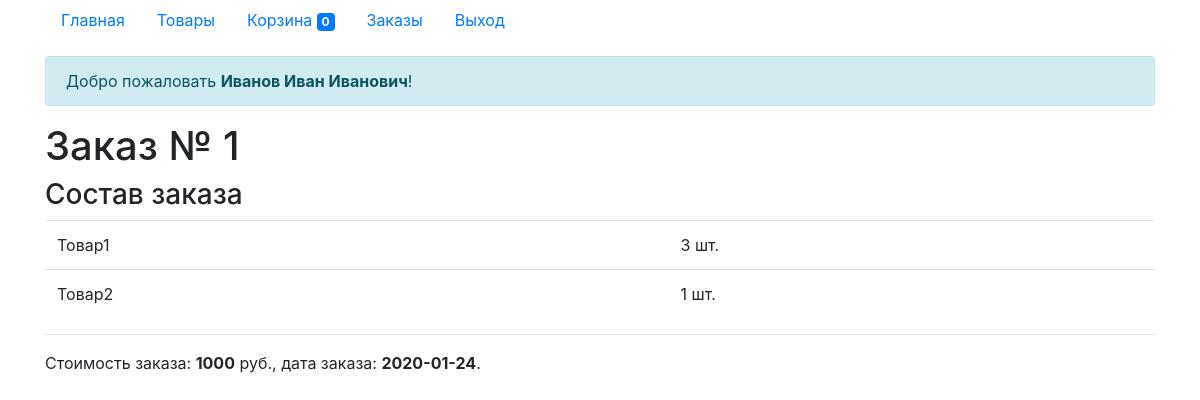
The page /?c=orders&a=one&id=1 (signed in) on the database its author committed.
### tables this page shows
CREATE TABLE `orders` (
  `id` int(11) NOT NULL AUTO_INCREMENT,
  `user_id` int(11) NOT NULL,
  `price` varchar(7) NOT NULL,
  `date` date NOT NULL,
  PRIMARY KEY (id)
);

CREATE TABLE `order_goods` (
  `id` int(11) NOT NULL AUTO_INCREMENT,
  `order_id` int(11) NOT NULL,
  `good_id` int(11) NOT NULL,
  `count` int(11) unsigned NOT NULL default 1,
  PRIMARY KEY (id)
);

CREATE TABLE `goods` (
  `id` int(11) NOT NULL AUTO_INCREMENT,
  `name` varchar(250) NOT NULL,
  `info` text NOT NULL,
  `img` varchar(40) NOT NULL,
  `price` varchar(7) NOT NULL,
  `count` int(11) unsigned NOT NULL default 1,
  PRIMARY KEY (id)
);

### engine/lib.php (called while the page is built, shortened)
<?php
function getContent()
{
    $action = 'index';
    if (!empty($_GET['a'])) {
        $action = $_GET['a'];
    }
    $actionName = $action . 'Action';
    return $actionName();
}
function getConnect()
{
    static $link;
    if (empty($link)) {
        $link = mysqli_connect('127.0.0.1', 'homestead', 'secret', 'homestead');
        mysqli_query($link, 'set names utf8');
    }
    return $link;
}
function getId()
{
    if (!empty($_GET['id'])) {
        return (int) $_GET['id'];
    }
    return 0;
}
function renderView($viewPath, $data = [])
{
    extract($data);
    include $viewPath;
    return ob_get_clean();
}

### engine/controllers/orders.php (called while the page is built, shortened)
<?php
function oneAction()
{
    $id = getId();
    $sql = "select orders.id, orders.price, orders.date from orders where orders.id = {$id}";
    $result = mysqli_query(getConnect(), $sql);
    $order = mysqli_fetch_assoc($result);
    $sql = "select order_goods.count, goods.name from order_goods, goods where order_goods.good_id = goods.id and order_goods.order_id = {$id}";
    $result = mysqli_query(getConnect(), $sql);
    $orderGoods = mysqli_fetch_all($result, MYSQLI_ASSOC);
    return renderView('views/orders/one.php', ['order' => $order, 'orderGoods' => $orderGoods]);
}

### engine/views/orders/one.php (the view)
<h1>Заказ № <?= $order['id']; ?></h1>
<h3>Состав заказа</h3>
<table class="table table-hover">
    <tbody>
    <?php foreach ($orderGoods as $orderGood): ?>
        <tr>
            <td><?= $orderGood['name']; ?></td>
            <td><?= $orderGood['count']; ?> шт.</td>
        </tr>
    <?php endforeach; ?>
    </tbody>
</table>
<hr>
<p>Стоимость заказа: <strong><?= $order['price']?></strong> руб., дата заказа: <strong><?= $order['date']?></strong>.</p>

### rows shown on the page
orders: id "1", price "1000", date "2020-01-24"
order_goods: good.name "Товар1", count "3"
order_goods: good.name "Товар2", count "1"

### other values the page prints
$count "0"
$msg "Добро пожаловать Иванов Иван Иванович !"
